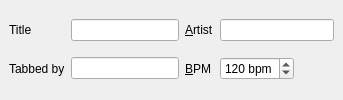
  <widget class="QDockWidget" name="songPropertiesDock">
   <property name="toolTip">
    <string>Song Properties</string>
   </property>
   <property name="statusTip">
    <string>Information about the Score</string>
   </property>
   <property name="floating">
    <bool>false</bool>
   </property>
   <property name="features">
    <set>QDockWidget::AllDockWidgetFeatures</set>
   </property>
   <property name="allowedAreas">
    <set>Qt::BottomDockWidgetArea|Qt::TopDockWidgetArea</set>
   </property>
   <property name="windowTitle">
    <string>Song Properties</string>
   </property>
   <attribute name="dockWidgetArea">
    <number>4</number>
   </attribute>
   <widget class="QWidget" name="dockWidgetContents_3">
    <layout class="QGridLayout" name="gridLayout_3">
     <item row="1" column="0">
      <widget class="QLabel" name="songNameLabel">
       <property name="text">
        <string>Title</string>
       </property>
       <property name="buddy">
        <cstring>songNameEdit</cstring>
       </property>
      </widget>
     </item>
     <item row="1" column="1">
      <widget class="QLineEdit" name="songNameEdit">
       <property name="toolTip">
        <string>Song name</string>
       </property>
       <property name="statusTip">
        <string>Song name</string>
       </property>
      </widget>
     </item>
     <item row="3" column="1">
      <widget class="QLineEdit" name="tabberEdit">
       <property name="toolTip">
        <string>Score creator</string>
       </property>
       <property name="statusTip">
        <string>Who created this DrumBurp score</string>
       </property>
      </widget>
     </item>
     <item row="1" column="3">
      <widget class="QLineEdit" name="artistNameEdit">
       <property name="toolTip">
        <string>Song artist</string>
       </property>
       <property name="statusTip">
        <string>Song artist</string>
       </property>
      </widget>
     </item>
     <item row="1" column="2">
      <widget class="QLabel" name="artistNameLabel">
       <property name="text">
        <string>&amp;Artist</string>
       </property>
       <property name="buddy">
        <cstring>artistNameEdit</cstring>
       </property>
      </widget>
     </item>
     <item row="3" column="0">
      <widget class="QLabel" name="tabberLabel">
       <property name="text">
        <string>Tabbed by</string>
       </property>
       <property name="textInteractionFlags">
        <set>Qt::NoTextInteraction</set>
       </property>
       <property name="buddy">
        <cstring>tabberEdit</cstring>
       </property>
      </widget>
     </item>
     <item row="3" column="2">
      <widget class="QLabel" name="bpmLabel">
       <property name="text">
        <string>&amp;BPM</string>
       </property>
       <property name="buddy">
        <cstring>bpmSpinBox</cstring>
       </property>
      </widget>
     </item>
     <item row="3" column="3">
      <layout class="QHBoxLayout" name="horizontalLayout_6">
       <item>
        <widget class="QSpinBox" name="bpmSpinBox">
         <property name="sizePolicy">
          <sizepolicy hsizetype="Fixed" vsizetype="Fixed">
           <horstretch>0</horstretch>
           <verstretch>0</verstretch>
          </sizepolicy>
         </property>
         <property name="toolTip">
          <string>BPM</string>
         </property>
         <property name="statusTip">
          <string>Beats per minute</string>
         </property>
         <property name="frame">
          <bool>true</bool>
         </property>
         <property name="suffix">
          <string> bpm</string>
         </property>
         <property name="maximum">
          <number>300</number>
         </property>
         <property name="value">
          <number>120</number>
         </property>
        </widget>
       </item>
       <item>
        <spacer name="horizontalSpacer">
         <property name="orientation">
          <enum>Qt::Horizontal</enum>
         </property>
         <property name="sizeHint" stdset="0">
          <size>
           <width>40</width>
           <height>20</height>
          </size>
         </property>
        </spacer>
       </item>
      </layout>
     </item>
    </layout>
   </widget>
  </widget>
